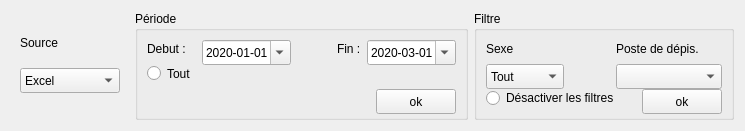
         <widget class="QWidget" name="widgetFiltre" native="true">
          <property name="minimumSize">
           <size>
            <width>0</width>
            <height>131</height>
           </size>
          </property>
          <property name="maximumSize">
           <size>
            <width>16777215</width>
            <height>131</height>
           </size>
          </property>
          <property name="styleSheet">
           <string notr="true"/>
          </property>
          <layout class="QHBoxLayout" name="horizontalLayout">
           <item>
            <widget class="QWidget" name="widget_7" native="true">
             <property name="maximumSize">
              <size>
               <width>150</width>
               <height>100</height>
              </size>
             </property>
             <property name="styleSheet">
              <string notr="true"/>
             </property>
             <layout class="QGridLayout" name="gridLayout_12">
              <item row="0" column="0">
               <widget class="QLabel" name="label_32">
                <property name="minimumSize">
                 <size>
                  <width>100</width>
                  <height>16</height>
                 </size>
                </property>
                <property name="maximumSize">
                 <size>
                  <width>125</width>
                  <height>16</height>
                 </size>
                </property>
                <property name="text">
                 <string>Source</string>
                </property>
               </widget>
              </item>
              <item row="1" column="0">
               <widget class="QComboBox" name="comboBoxSource">
                <property name="minimumSize">
                 <size>
                  <width>100</width>
                  <height>25</height>
                 </size>
                </property>
                <property name="maximumSize">
                 <size>
                  <width>125</width>
                  <height>25</height>
                 </size>
                </property>
                <property name="styleSheet">
                 <string notr="true">color: rgb(0, 0, 0);</string>
                </property>
                <item>
                 <property name="text">
                  <string>Excel</string>
                 </property>
                </item>
                <item>
                 <property name="text">
                  <string>BD</string>
                 </property>
                </item>
               </widget>
              </item>
             </layout>
            </widget>
           </item>
           <item>
            <widget class="QGroupBox" name="groupBoxPeriode">
             <property name="enabled">
              <bool>true</bool>
             </property>
             <property name="title">
              <string>Période</string>
             </property>
             <layout class="QGridLayout" name="gridLayout_9">
              <item row="2" column="1">
               <widget class="QDateEdit" name="dateEditDebut">
                <property name="minimumSize">
                 <size>
                  <width>0</width>
                  <height>25</height>
                 </size>
                </property>
                <property name="styleSheet">
                 <string notr="true">color: rgb(0, 0, 0);</string>
                </property>
                <property name="minimumDateTime">
                 <datetime>
                  <hour>0</hour>
                  <minute>0</minute>
                  <second>0</second>
                  <year>1752</year>
                  <month>10</month>
                  <day>1</day>
                 </datetime>
                </property>
                <property name="minimumDate">
                 <date>
                  <year>1752</year>
                  <month>10</month>
                  <day>1</day>
                 </date>
                </property>
                <property name="displayFormat">
                 <string>yyyy-MM-dd</string>
                </property>
                <property name="calendarPopup">
                 <bool>true</bool>
                </property>
                <property name="date">
                 <date>
                  <year>2020</year>
                  <month>1</month>
                  <day>1</day>
                 </date>
                </property>
               </widget>
              </item>
              <item row="3" column="0">
               <widget class="QRadioButton" name="radioButtonAll">
                <property name="styleSheet">
                 <string notr="true">font: 10pt &quot;MS Shell Dlg 2&quot;;</string>
                </property>
                <property name="text">
                 <string>Tout</string>
                </property>
                <property name="iconSize">
                 <size>
                  <width>16</width>
                  <height>16</height>
                 </size>
                </property>
                <property name="checked">
                 <bool>false</bool>
                </property>
               </widget>
              </item>
              <item row="2" column="3">
               <widget class="QLabel" name="label_5">
                <property name="text">
                 <string>Fin :</string>
                </property>
               </widget>
              </item>
              <item row="0" column="1">
               <spacer name="verticalSpacer_11">
                <property name="orientation">
                 <enum>Qt::Vertical</enum>
                </property>
                <property name="sizeHint" stdset="0">
                 <size>
                  <width>20</width>
                  <height>40</height>
                 </size>
                </property>
               </spacer>
              </item>
              <item row="2" column="4" colspan="2">
               <widget class="QDateEdit" name="dateEditFin">
                <property name="minimumSize">
                 <size>
                  <width>0</width>
                  <height>25</height>
                 </size>
                </property>
                <property name="styleSheet">
                 <string notr="true">color: rgb(0, 0, 0);</string>
                </property>
                <property name="maximumDate">
                 <date>
                  <year>2099</year>
                  <month>1</month>
                  <day>1</day>
                 </date>
                </property>
                <property name="displayFormat">
                 <string>yyyy-MM-dd</string>
                </property>
                <property name="calendarPopup">
                 <bool>true</bool>
                </property>
                <property name="date">
                 <date>
                  <year>2020</year>
                  <month>3</month>
                  <day>1</day>
                 </date>
                </property>
               </widget>
              </item>
              <item row="2" column="2">
               <spacer name="horizontalSpacer_16">
                <property name="orientation">
                 <enum>Qt::Horizontal</enum>
                </property>
                <property name="sizeType">
                 <enum>QSizePolicy::Maximum</enum>
                </property>
                <property name="sizeHint" stdset="0">
                 <size>
                  <width>40</width>
                  <height>20</height>
                 </size>
                </property>
               </spacer>
              </item>
              <item row="5" column="5">
               <widget class="QPushButton" name="pushButtonOkPeriode">
                <property name="minimumSize">
                 <size>
                  <width>0</width>
                  <height>25</height>
                 </size>
                </property>
                <property name="text">
                 <string>ok</string>
                </property>
               </widget>
              </item>
              <item row="1" column="1">
               <spacer name="verticalSpacer_13">
                <property name="orientation">
                 <enum>Qt::Vertical</enum>
                </property>
                <property name="sizeHint" stdset="0">
                 <size>
                  <width>20</width>
                  <height>40</height>
                 </size>
                </property>
               </spacer>
              </item>
              <item row="2" column="0">
               <widget class="QLabel" name="label_4">
                <property name="text">
                 <string>Debut :</string>
                </property>
               </widget>
              </item>
             </layout>
            </widget>
           </item>
           <item>
            <widget class="QGroupBox" name="groupBoxFiltre">
             <property name="title">
              <string>Filtre</string>
             </property>
             <layout class="QGridLayout" name="gridLayout_11">
              <item row="4" column="2">
               <spacer name="verticalSpacer_10">
                <property name="orientation">
                 <enum>Qt::Vertical</enum>
                </property>
                <property name="sizeHint" stdset="0">
                 <size>
                  <width>20</width>
                  <height>40</height>
                 </size>
                </property>
               </spacer>
              </item>
              <item row="5" column="3">
               <widget class="QPushButton" name="pushButtonOkFiltre">
                <property name="minimumSize">
                 <size>
                  <width>0</width>
                  <height>25</height>
                 </size>
                </property>
                <property name="text">
                 <string>ok</string>
                </property>
               </widget>
              </item>
              <item row="0" column="2">
               <spacer name="verticalSpacer_12">
                <property name="orientation">
                 <enum>Qt::Vertical</enum>
                </property>
                <property name="sizeHint" stdset="0">
                 <size>
                  <width>20</width>
                  <height>40</height>
                 </size>
                </property>
               </spacer>
              </item>
              <item row="2" column="2" colspan="2">
               <widget class="QLabel" name="label_3">
                <property name="text">
                 <string>Poste de dépis.</string>
                </property>
               </widget>
              </item>
              <item row="2" column="1">
               <spacer name="horizontalSpacer_15">
                <property name="orientation">
                 <enum>Qt::Horizontal</enum>
                </property>
                <property name="sizeType">
                 <enum>QSizePolicy::Maximum</enum>
                </property>
                <property name="sizeHint" stdset="0">
                 <size>
                  <width>40</width>
                  <height>20</height>
                 </size>
                </property>
               </spacer>
              </item>
              <item row="3" column="0">
               <widget class="QComboBox" name="comboBoxSexe">
                <property name="minimumSize">
                 <size>
                  <width>0</width>
                  <height>25</height>
                 </size>
                </property>
                <property name="styleSheet">
                 <string notr="true">color: rgb(0, 0, 0);</string>
                </property>
                <property name="currentIndex">
                 <number>0</number>
                </property>
                <item>
                 <property name="text">
                  <string>Tout</string>
                 </property>
                </item>
                <item>
                 <property name="text">
                  <string>Masculin</string>
                 </property>
                </item>
                <item>
                 <property name="text">
                  <string>Feminin</string>
                 </property>
                </item>
               </widget>
              </item>
              <item row="3" column="2" colspan="2">
               <widget class="QComboBox" name="comboBoxPoste">
                <property name="minimumSize">
                 <size>
                  <width>0</width>
                  <height>25</height>
                 </size>
                </property>
                <property name="styleSheet">
                 <string notr="true">color: rgb(0, 0, 0);</string>
                </property>
               </widget>
              </item>
              <item row="2" column="0">
               <widget class="QLabel" name="label_6">
                <property name="text">
                 <string>Sexe</string>
                </property>
               </widget>
              </item>
              <item row="5" column="0" colspan="3">
               <widget class="QRadioButton" name="radioButtonFiltre">
                <property name="text">
                 <string>Désactiver les filtres</string>
                </property>
               </widget>
              </item>
              <item row="1" column="0">
               <spacer name="verticalSpacer_14">
                <property name="orientation">
                 <enum>Qt::Vertical</enum>
                </property>
                <property name="sizeHint" stdset="0">
                 <size>
                  <width>20</width>
                  <height>40</height>
                 </size>
                </property>
               </spacer>
              </item>
             </layout>
            </widget>
           </item>
          </layout>
         </widget>
